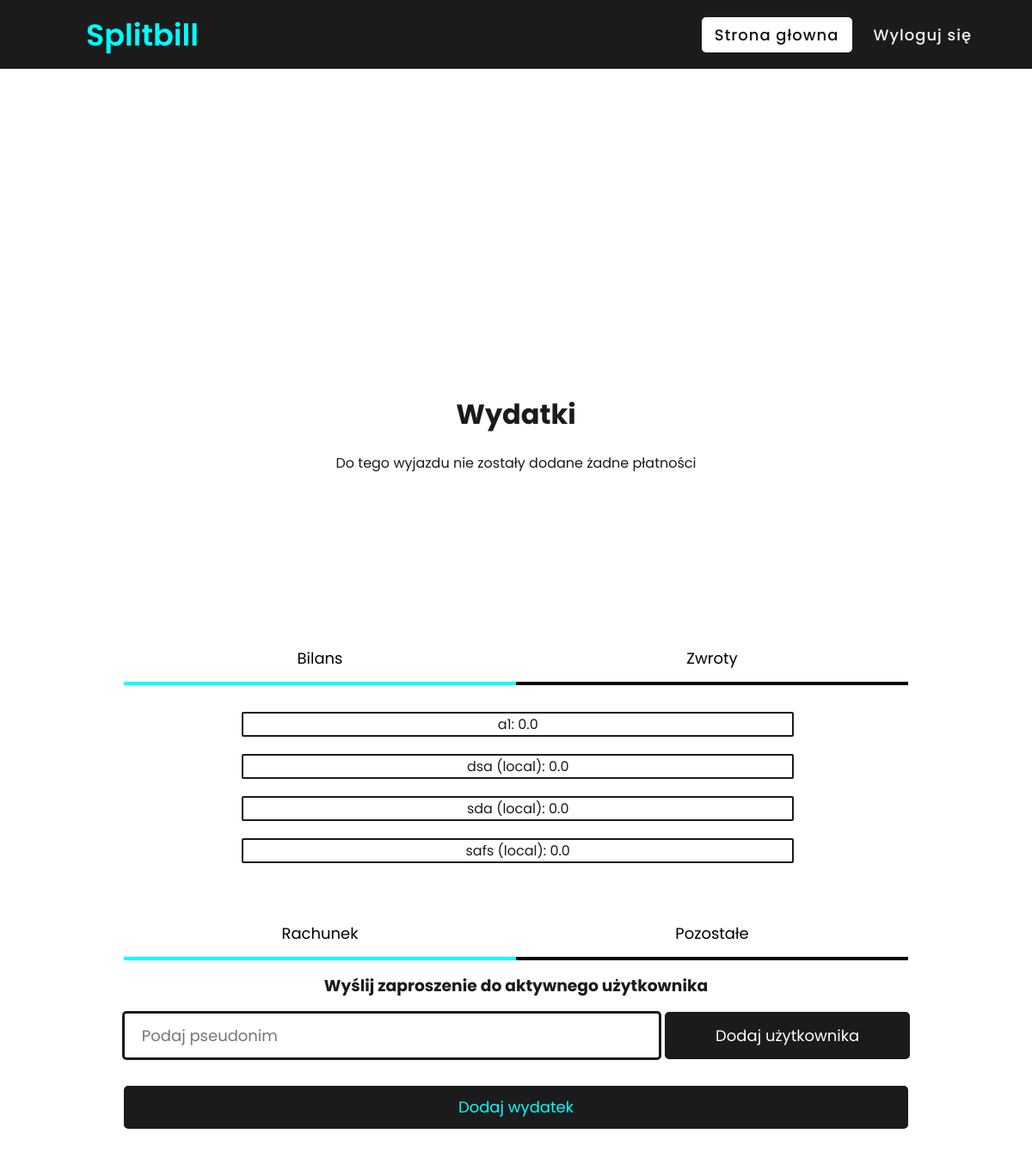
Screenshot of /trip/1 (signed in) with the database file from the repository.
### website/models.py (models this page shows, shortened)
class User( db.Model, UserMixin ):
    user_id = db.Column( db.Integer, primary_key = True )
    email = db.Column( db.String(150), unique = True )
    nickname = db.Column( db.String(150), unique = True )
    password = db.Column( db.String(150) )
    localtrip_id = db.Column( db.Integer )
    trips = db.relationship( 'User_trips', back_populates = 'user' )
    admin_trips = db.relationship( 'Trip' )
    payers = db.relationship( 'Payment' )
    messages_addressee = db.relationship( 'Messages', backref = 'addressee', lazy = 'dynamic',
        foreign_keys = 'Messages.addressee_id' )
    messages_recipient = db.relationship( 'Messages', backref = 'recipient', lazy = 'dynamic',
        foreign_keys = 'Messages.recipient_id' )

class User_trips( db.Model ):
    user_id = db.Column( 'user_id', db.Integer, db.ForeignKey( 'user.user_id' ), primary_key = True )
    trip_id = db.Column( 'trip_id', db.Integer, db.ForeignKey( 'trip.trip_id' ), primary_key = True )
    user_debt = db.Column( db.Float )
    user = db.relationship( 'User', back_populates = 'trips' )
    trip = db.relationship( 'Trip', back_populates = 'users' )

### website/auth.py (the view, shortened to what this page needs)
@auth.route( '/trip/<int:trip_id>', methods=['GET', 'POST'] )
def trip( trip_id ):
    trip_name = Trip.query.filter_by( trip_id = trip_id ).first().trip_name
    session[ 'trip_id' ] = trip_id
    session[ 'admin_id' ] = Trip.query.filter_by( trip_id = trip_id ).first().admin_id
    return render_template( 'trip.html', user = current_user, page_name = trip_name, admin = adminFunc( trip_name, trip_id ),
        payments = Payment.query.filter_by( trip_id = session[ 'trip_id' ] ).all(), transactions = currentTransaction(), debt = currentDebt(), uslist = currentDebt_list() )

### website/__init__.py (called while the page is built)
def create_app():
    app = Flask( __name__ )
    app.config[ 'SECRET_KEY' ] = 'my key'
    app.config[ 'SQLALCHEMY_DATABASE_URI' ] = f'sqlite:///{DB_NAME}'
    db.init_app(app)
    from .views import views
    from .auth import auth
    app.register_blueprint( views, url_prefix = '/' )
    app.register_blueprint( auth, url_prefix = '/' )
    from .models import User
    create_database( app )
    login_manager = LoginManager()
    login_manager.login_view = 'auth.login'
    login_manager.init_app(app)
    login_manager.login_message = 'Musisz być zalogowany, by uzyskać dostęp do tej strony'
    login_manager.login_message_category = 'error'
    @login_manager.user_loader
    def load_user( id ):
        return User.query.get( int( id ) )
    app.jinja_env.add_extension('jinja2.ext.do')
    return app

### website/auth.py (called while the page is built)
def adminFunc( trip_name, trip_id ):
    trip = Trip.query.filter_by( trip_admin_name = ( trip_name + current_user.nickname ) ).first()
    if trip is None:
        admin = False
    elif trip.trip_id != trip_id:
        return False
    else:
        admin = True
    return admin

def currentTransaction():
    return Transactions.query.filter_by( trip_id = session[ 'trip_id' ] ).all()

def currentDebt():
    return User_trips.query.filter_by( trip_id = session[ 'trip_id' ] ).all()

def currentDebt_list():
    users = User_trips.query.filter_by( trip_id = session[ 'trip_id' ] ).all()
    userlist = []
    for user in users:
        userlist.append( localUsers( User.query.filter_by( user_id = user.user_id ).first().nickname ) )
    return userlist

def localUsers( nickname ):
    if ' ' in nickname:
        _, nick = nickname.split()
        nick += ' (local)'
        return nick
    return nickname

### website/templates/trip.html (shortened to what this page needs)
{% extends "base.html" %} {% block title %} {{ page_name }} {% endblock %}
{% block content%}
<div class = 'container-content device'>
  <div class = 'flex-container'>
    <h1 class = 'device-margin'>Wydatki</h1>
    <div class = 'list-container trip-list' >
      {% if payments|length > 0 %}
        <ul>
          {% for i in range( payments|length -1 , -1, -1 ) %}
            <li class = 'list'>
              <a class = 'link-list' href = "{{ url_for( 'auth.editpayment', payment_id = payments[ i ].payment_id ) }}" title = 'Edytuj wydatek'>
                {{ payments[ i ].payment_name }}: {{ payments[ i ].price }}
              </a>
            </li>
          {% endfor %}
        </ul>
      {% else %}
        Do tego wyjazdu nie zostały dodane żadne płatności
      {% endif %}
    </div>
  </div>
  <div class = 'flex-container'>
    <div class = 'trip-element'>
      <div class = 'tab'>
        <button class = 'tablinks btn-tab' onclick = "openTab( event, 'transactions', 'tabcontent', 'tablinks' )" id = 'defaultOpen' >Bilans</button>
        <button class = 'tablinks btn-tab' onclick = "openTab( event, 'balance', 'tabcontent', 'tablinks' )">Zwroty</button>
      </div>
      <div id = 'transactions' class = 'tabcontent list-container debt-list-container'>
        <ul>
          {% for i in range( uslist|length ) %}
            <li class = 'list debt-list'>
              {{ uslist[i] }}: {{ debt[i].user_debt }}
            </li>
          {% endfor %}
        </ul>
      </div>
    </div>
    <div class = 'trip-element'>
      <div class = 'tab'>
        <button class = 'tablinks2 btn-tab' onclick = "openTab( event, 'bill', 'tabcontent2', 'tablinks2' )" id = 'defaultOpen2'>Rachunek</button>
        <button class = 'tablinks2 btn-tab' onclick = "openTab( event, 'others', 'tabcontent2', 'tablinks2' )">Pozostałe</button>
      </div>
      <div id = 'bill' class = 'tabcontent2'>
        <div class = 'add-bill'>
          <h3>Wyślij zaproszenie do aktywnego użytkownika</h3>
          <form method = 'POST' autocomplete = 'off'>
              <input class = 'bill-inp' name = 'user_nick' placeholder = 'Podaj pseudonim' />
              <button type = 'submit' class = 'button bil-btn2' >Dodaj użytkownika</button>
          </form>
          <form method = 'POST'>
            <button name = 'payment' type = 'submit' class = 'bil-btn' value = 'true'>Dodaj wydatek</button>
          </form>
        </div>
      </div>
    </div>
  </div>
</div>
{% endblock %}

### website/static/main.css (style rules this page uses)
* { box-sizing: border-box; font-family: 'Poppins', sans-serif; margin: 0; padding: 0; }
input, button { border: 3px solid #1b1b1b; border-radius: 5px; font-size: 18px; height: 50%; }
input { padding: 12px 20px; }
button { background: #1b1b1b; cursor: pointer; color: white; }
h3 { margin-top: 15px; margin-bottom: 15px; }
.container-content { border: 5px solid #1b1b1b; border-radius: 5px; display: flex; height: 660px; margin-left: calc( 50% - 600px ); width: 1200px; }
.flex-container { height: 600px; margin-top: 30px; width: 600px; }
.list-container { scrollbar-color: #1b1b1b #aca9bb; scrollbar-width: thin; scroll-margin: 0 50px 0 50px; overflow: scroll; overflow-x: hidden; }
.list { border: 2px solid #1b1b1b; border-radius: 2px; margin-bottom: 20px; margin-left: 10%; list-style: none; width: 80%; }
@media ( max-width: 1200px ) { .device { border: none; display: grid; grid-template-columns: 1fr; height: calc( 140vh - 80px ); margin: 50vh 0 0 0; width: 100%; } }
@media ( max-width: 1200px ) { .flex-container { height: 80vh; width: 100%; margin: 0; } }
@media ( max-width: 1200px ) { .flex-container:first-of-type { height: 20vh; } }
@media ( max-width: 1200px ) { .trip-element .tab { margin-left: 0; width: 100%; } }

### website/static/index.css (style rules this page uses)
.trip-list { height: 520px; margin-left: 5%; margin-top: 20px; width: 90%; }
@media ( max-width: 1200px ) { .trip-list { height: 90%; margin-bottom: 10px; } }

### website/static/trip.css (style rules this page uses)
.tab .btn-tab { float: left; border: none; outline: none; cursor: pointer; padding: 14px 16px; transition: 0.3s; border-bottom: 4px solid black; background-color: white; }
.tab { overflow: hidden; width: 90%; margin-left: 5%; align-items: center; }
.btn-tab { font-size: 18px; width: 40%; }
.btn-tab:first-of-type { margin-left: 10%; }
.tab button.active { border-bottom: 4px solid cyan; }
.tabcontent { display: none; padding: 6px 12px; height: 300px; }
.debt-list-container { height: 62%; margin: 25px 4% 0 25px; width: 96%; }
.trip-element { height: 50%; }
.tablinks, .tablinks2 { color: black; border-radius: 0px; }
.debt-list { margin-left: 20%; width: 60%; }
.tabcontent2 { height: 80%; }
.add-bill { height: 100%; }
.bil-btn { color: cyan; height: 50px; margin-top: 30px; width: 80%; }
.bill-inp { width: 50%; }
.bil-btn2 { height: 55px; }
@media ( max-width: 1200px ) { .bill-inp { width: 55%; } }
@media ( max-width: 1200px ) { .bil-btn2 { width: 25%; } }
@media ( max-width: 1200px ) { .list { margin-left: 20%; width: 60%; } }

### rows the page displays
User: nickname "a1"
User_trips: user_debt "0.0"
User_trips: user_debt "0.0"
User_trips: user_debt "0.0"
User_trips: user_debt "0.0"

### other values shown
{{ uslist[i] }} "dsa (local)" "sda (local)" "safs (local)"
